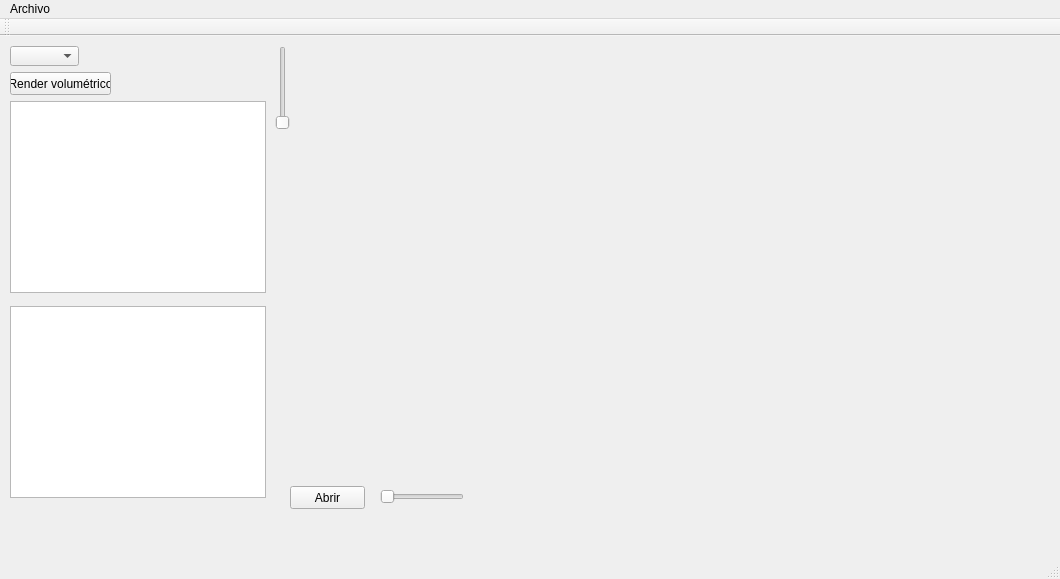
<?xml version="1.0" encoding="UTF-8"?>
<ui version="4.0">
 <class>bmcClass</class>
 <widget class="QMainWindow" name="bmcClass">
  <property name="geometry">
   <rect>
    <x>0</x>
    <y>0</y>
    <width>1060</width>
    <height>579</height>
   </rect>
  </property>
  <property name="windowTitle">
   <string>bmc</string>
  </property>
  <widget class="QWidget" name="centralWidget">
   <widget class="QComboBox" name="comboBox">
    <property name="geometry">
     <rect>
      <x>10</x>
      <y>10</y>
      <width>69</width>
      <height>20</height>
     </rect>
    </property>
   </widget>
   <widget class="QPushButton" name="pushButton">
    <property name="geometry">
     <rect>
      <x>10</x>
      <y>36</y>
      <width>101</width>
      <height>23</height>
     </rect>
    </property>
    <property name="text">
     <string>Render volumétrico</string>
    </property>
   </widget>
   <widget class="QVTKWidget" name="vtkRenderer">
    <property name="geometry">
     <rect>
      <x>300</x>
      <y>20</y>
      <width>751</width>
      <height>421</height>
     </rect>
    </property>
   </widget>
   <widget class="QTableWidget" name="tableWidget">
    <property name="geometry">
     <rect>
      <x>10</x>
      <y>65</y>
      <width>256</width>
      <height>192</height>
     </rect>
    </property>
   </widget>
   <widget class="QPushButton" name="btnOpenDCMFolder">
    <property name="geometry">
     <rect>
      <x>290</x>
      <y>450</y>
      <width>75</width>
      <height>23</height>
     </rect>
    </property>
    <property name="text">
     <string>Abrir</string>
    </property>
   </widget>
   <widget class="QSlider" name="hSliderDCM">
    <property name="geometry">
     <rect>
      <x>380</x>
      <y>450</y>
      <width>84</width>
      <height>22</height>
     </rect>
    </property>
    <property name="orientation">
     <enum>Qt::Horizontal</enum>
    </property>
   </widget>
   <widget class="QSlider" name="verticalSlider">
    <property name="geometry">
     <rect>
      <x>272</x>
      <y>10</y>
      <width>22</width>
      <height>84</height>
     </rect>
    </property>
    <property name="orientation">
     <enum>Qt::Vertical</enum>
    </property>
   </widget>
   <widget class="QListWidget" name="listWidget">
    <property name="geometry">
     <rect>
      <x>10</x>
      <y>270</y>
      <width>256</width>
      <height>192</height>
     </rect>
    </property>
   </widget>
  </widget>
  <widget class="QMenuBar" name="menuBar">
   <property name="geometry">
    <rect>
     <x>0</x>
     <y>0</y>
     <width>1060</width>
     <height>21</height>
    </rect>
   </property>
   <widget class="QMenu" name="menuArchivo">
    <property name="title">
     <string>Archivo</string>
    </property>
    <addaction name="actionOpen_Data_Set"/>
   </widget>
   <addaction name="menuArchivo"/>
  </widget>
  <widget class="QToolBar" name="mainToolBar">
   <attribute name="toolBarArea">
    <enum>TopToolBarArea</enum>
   </attribute>
   <attribute name="toolBarBreak">
    <bool>false</bool>
   </attribute>
  </widget>
  <widget class="QStatusBar" name="statusBar"/>
  <action name="actionOpen_Data_Set">
   <property name="text">
    <string>Cargar</string>
   </property>
  </action>
 </widget>
 <layoutdefault spacing="6" margin="11"/>
 <customwidgets>
  <customwidget>
   <class>QVTKWidget</class>
   <extends>QWidget</extends>
   <header>QVTKWidget.h</header>
  </customwidget>
 </customwidgets>
 <resources>
  <include location="bmc.qrc"/>
 </resources>
 <connections/>
</ui>
